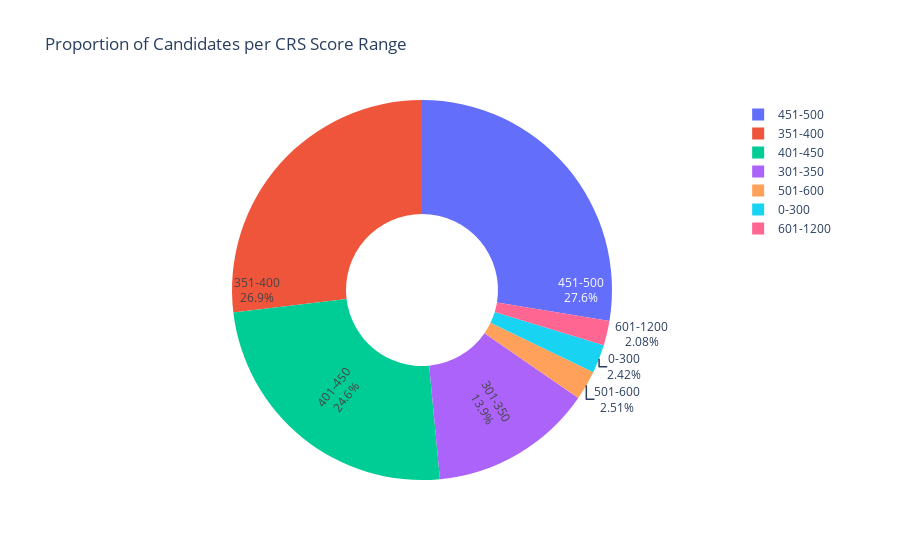

Source (notebook cell):
### Code cell
import pandas as pd
import plotly.express as px

# Assuming df_dec5_pool is your DataFrame
fig = px.pie(df_dec5_pool[df_dec5_pool['Total Range'] == 1], values='Number of candidates', names='CRS score range', title='Proportion of Candidates per CRS Score Range', hole=.4)
fig.update_traces(textinfo='label+percent', insidetextorientation='radial')

fig.show()

### Figure 1 — Plotly figure (JSON) as saved in the notebook; plotly's stock layout.template omitted (floating-point values rounded to 4 significant figures)
{"data": [{"domain": {"x": [0, 1], "y": [0, 1]}, "hole": 0.4, "hovertemplate": "CRS score range=%{label}<br>Number of candidates=%{value}<extra></extra>", "insidetextorientation": "radial", "labels": ["0-300", "301-350", "351-400", "401-450", "451-500", "501-600", "601-1200"], "legendgroup": "", "name": "", "showlegend": true, "textinfo": "label+percent", "type": "pie", "values": [5267, 30148, 58457, 53502, 60014, 5457, 4525]}], "layout": {"legend": {"tracegroupgap": 0}, "title": {"text": "Proportion of Candidates per CRS Score Range"}}}
